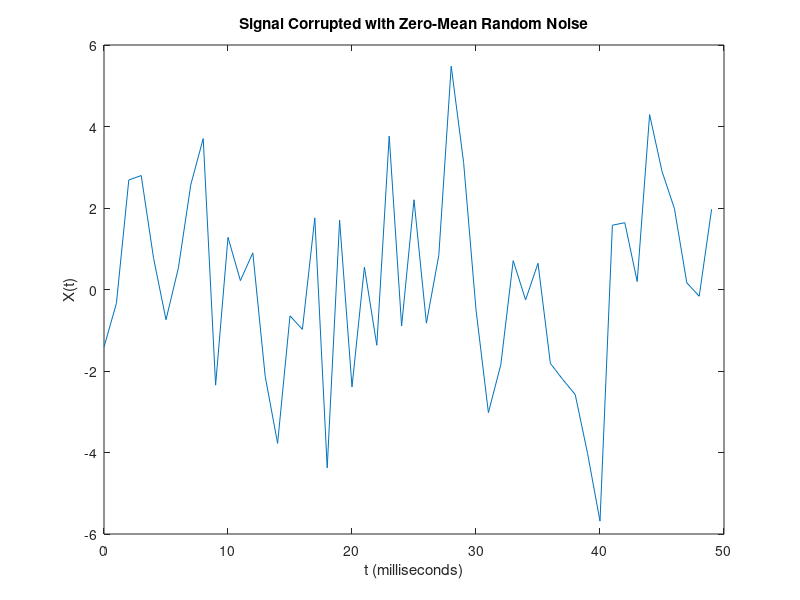
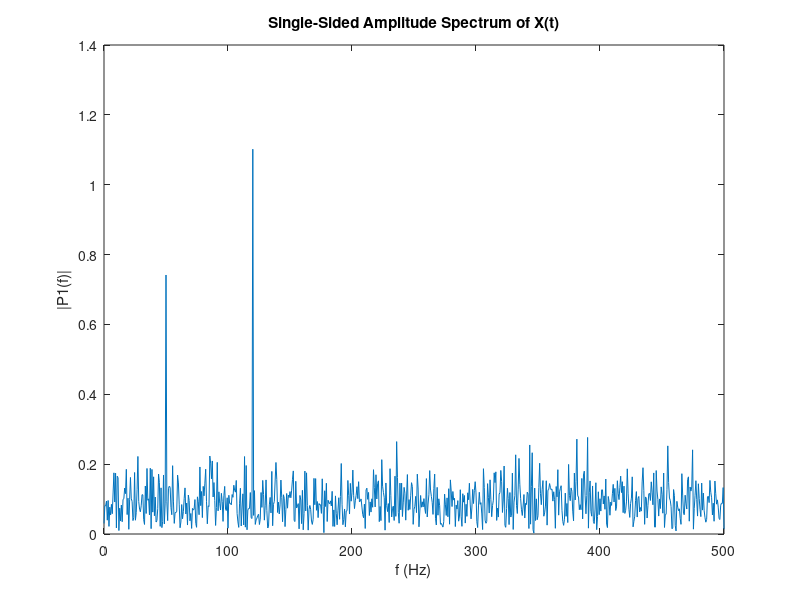

These charts were generated, in order, by the following MATLAB code:
Fs = 1000;            % Sampling frequency                    
T = 1/Fs;             % Sampling period       
L = 1500;             % Length of signal
t = (0:L-1)*T;        % Time vector

S = 0.7*sin(2*pi*50*t) + sin(2*pi*120*t);

X = S + 2*randn(size(t));

plot(1000*t(1:50),X(1:50))
title('Signal Corrupted with Zero-Mean Random Noise')
xlabel('t (milliseconds)')
ylabel('X(t)')

figure
plot(X);
Y = fft(X);

P2 = abs(Y/L);
P1 = P2(1:L/2+1);
P1(2:end-1) = 2*P1(2:end-1);

f = Fs*(0:(L/2))/L;
plot(f,P1) 
title('Single-Sided Amplitude Spectrum of X(t)')
xlabel('f (Hz)')
ylabel('|P1(f)|')